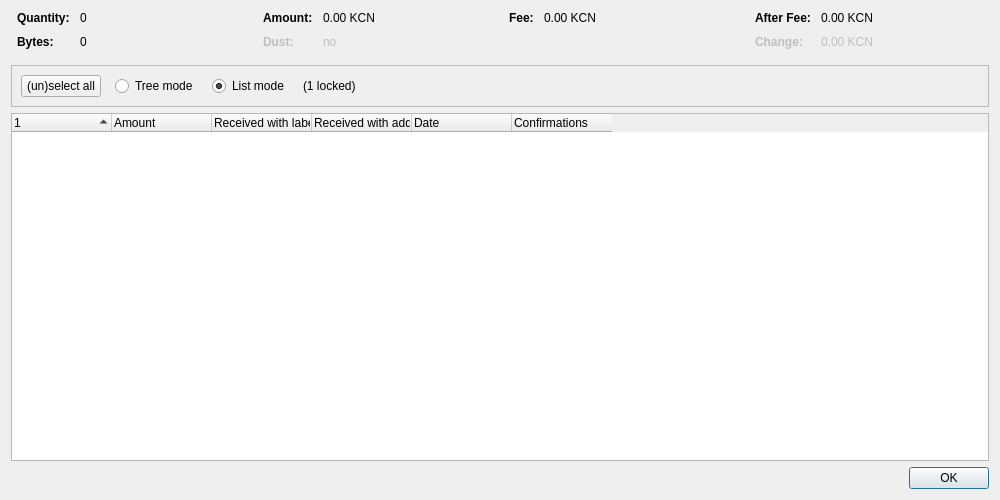
<?xml version="1.0" encoding="UTF-8"?>
<ui version="4.0">
 <class>CoinControlDialog</class>
 <widget class="QDialog" name="CoinControlDialog">
  <property name="geometry">
   <rect>
    <x>0</x>
    <y>0</y>
    <width>1000</width>
    <height>500</height>
   </rect>
  </property>
  <property name="windowTitle">
   <string>Coin Selection</string>
  </property>
  <layout class="QVBoxLayout" name="verticalLayout">
   <item>
    <layout class="QHBoxLayout" name="horizontalLayoutTop" stretch="0,0,0,0">
     <property name="topMargin">
      <number>0</number>
     </property>
     <property name="bottomMargin">
      <number>10</number>
     </property>
     <item>
      <layout class="QFormLayout" name="formLayoutCoinControl1">
       <property name="horizontalSpacing">
        <number>10</number>
       </property>
       <property name="verticalSpacing">
        <number>10</number>
       </property>
       <property name="leftMargin">
        <number>6</number>
       </property>
       <property name="rightMargin">
        <number>6</number>
       </property>
       <item row="0" column="0">
        <widget class="QLabel" name="labelCoinControlQuantityText">
         <property name="font">
          <font>
           <weight>75</weight>
           <bold>true</bold>
          </font>
         </property>
         <property name="text">
          <string>Quantity:</string>
         </property>
        </widget>
       </item>
       <item row="0" column="1">
        <widget class="QLabel" name="labelCoinControlQuantity">
         <property name="cursor">
          <cursorShape>IBeamCursor</cursorShape>
         </property>
         <property name="contextMenuPolicy">
          <enum>Qt::ActionsContextMenu</enum>
         </property>
         <property name="text">
          <string notr="true">0</string>
         </property>
         <property name="textInteractionFlags">
          <set>Qt::LinksAccessibleByMouse|Qt::TextSelectableByKeyboard|Qt::TextSelectableByMouse</set>
         </property>
        </widget>
       </item>
       <item row="1" column="0">
        <widget class="QLabel" name="labelCoinControlBytesText">
         <property name="font">
          <font>
           <weight>75</weight>
           <bold>true</bold>
          </font>
         </property>
         <property name="text">
          <string>Bytes:</string>
         </property>
        </widget>
       </item>
       <item row="1" column="1">
        <widget class="QLabel" name="labelCoinControlBytes">
         <property name="cursor">
          <cursorShape>IBeamCursor</cursorShape>
         </property>
         <property name="contextMenuPolicy">
          <enum>Qt::ActionsContextMenu</enum>
         </property>
         <property name="text">
          <string notr="true">0</string>
         </property>
         <property name="textInteractionFlags">
          <set>Qt::LinksAccessibleByMouse|Qt::TextSelectableByKeyboard|Qt::TextSelectableByMouse</set>
         </property>
        </widget>
       </item>
      </layout>
     </item>
     <item>
      <layout class="QFormLayout" name="formLayoutCoinControl2">
       <property name="horizontalSpacing">
        <number>10</number>
       </property>
       <property name="verticalSpacing">
        <number>10</number>
       </property>
       <property name="leftMargin">
        <number>6</number>
       </property>
       <property name="rightMargin">
        <number>6</number>
       </property>
       <item row="0" column="0">
        <widget class="QLabel" name="labelCoinControlAmountText">
         <property name="font">
          <font>
           <weight>75</weight>
           <bold>true</bold>
          </font>
         </property>
         <property name="text">
          <string>Amount:</string>
         </property>
        </widget>
       </item>
       <item row="0" column="1">
        <widget class="QLabel" name="labelCoinControlAmount">
         <property name="cursor">
          <cursorShape>IBeamCursor</cursorShape>
         </property>
         <property name="contextMenuPolicy">
          <enum>Qt::ActionsContextMenu</enum>
         </property>
         <property name="text">
          <string notr="true">0.00 KCN</string>
         </property>
         <property name="textInteractionFlags">
          <set>Qt::LinksAccessibleByMouse|Qt::TextSelectableByKeyboard|Qt::TextSelectableByMouse</set>
         </property>
        </widget>
       </item>
       <item row="1" column="0">
        <widget class="QLabel" name="labelCoinControlLowOutputText">
         <property name="enabled">
          <bool>false</bool>
         </property>
         <property name="font">
          <font>
           <weight>75</weight>
           <bold>true</bold>
          </font>
         </property>
         <property name="text">
          <string>Dust:</string>
         </property>
        </widget>
       </item>
       <item row="1" column="1">
        <widget class="QLabel" name="labelCoinControlLowOutput">
         <property name="enabled">
          <bool>false</bool>
         </property>
         <property name="cursor">
          <cursorShape>IBeamCursor</cursorShape>
         </property>
         <property name="contextMenuPolicy">
          <enum>Qt::ActionsContextMenu</enum>
         </property>
         <property name="text">
          <string notr="true">no</string>
         </property>
         <property name="textInteractionFlags">
          <set>Qt::LinksAccessibleByMouse|Qt::TextSelectableByKeyboard|Qt::TextSelectableByMouse</set>
         </property>
        </widget>
       </item>
      </layout>
     </item>
     <item>
      <layout class="QFormLayout" name="formLayoutCoinControl3">
       <property name="horizontalSpacing">
        <number>10</number>
       </property>
       <property name="verticalSpacing">
        <number>10</number>
       </property>
       <property name="leftMargin">
        <number>6</number>
       </property>
       <property name="rightMargin">
        <number>6</number>
       </property>
       <item row="0" column="0">
        <widget class="QLabel" name="labelCoinControlFeeText">
         <property name="font">
          <font>
           <weight>75</weight>
           <bold>true</bold>
          </font>
         </property>
         <property name="text">
          <string>Fee:</string>
         </property>
        </widget>
       </item>
       <item row="0" column="1">
        <widget class="QLabel" name="labelCoinControlFee">
         <property name="cursor">
          <cursorShape>IBeamCursor</cursorShape>
         </property>
         <property name="contextMenuPolicy">
          <enum>Qt::ActionsContextMenu</enum>
         </property>
         <property name="text">
          <string notr="true">0.00 KCN</string>
         </property>
         <property name="textInteractionFlags">
          <set>Qt::LinksAccessibleByMouse|Qt::TextSelectableByKeyboard|Qt::TextSelectableByMouse</set>
         </property>
        </widget>
       </item>
      </layout>
     </item>
     <item>
      <layout class="QFormLayout" name="formLayoutCoinControl4">
       <property name="horizontalSpacing">
        <number>10</number>
       </property>
       <property name="verticalSpacing">
        <number>10</number>
       </property>
       <property name="leftMargin">
        <number>6</number>
       </property>
       <property name="rightMargin">
        <number>6</number>
       </property>
       <item row="0" column="0">
        <widget class="QLabel" name="labelCoinControlAfterFeeText">
         <property name="font">
          <font>
           <weight>75</weight>
           <bold>true</bold>
          </font>
         </property>
         <property name="text">
          <string>After Fee:</string>
         </property>
        </widget>
       </item>
       <item row="0" column="1">
        <widget class="QLabel" name="labelCoinControlAfterFee">
         <property name="cursor">
          <cursorShape>IBeamCursor</cursorShape>
         </property>
         <property name="contextMenuPolicy">
          <enum>Qt::ActionsContextMenu</enum>
         </property>
         <property name="text">
          <string notr="true">0.00 KCN</string>
         </property>
         <property name="textInteractionFlags">
          <set>Qt::LinksAccessibleByMouse|Qt::TextSelectableByKeyboard|Qt::TextSelectableByMouse</set>
         </property>
        </widget>
       </item>
       <item row="1" column="0">
        <widget class="QLabel" name="labelCoinControlChangeText">
         <property name="enabled">
          <bool>false</bool>
         </property>
         <property name="font">
          <font>
           <weight>75</weight>
           <bold>true</bold>
          </font>
         </property>
         <property name="text">
          <string>Change:</string>
         </property>
        </widget>
       </item>
       <item row="1" column="1">
        <widget class="QLabel" name="labelCoinControlChange">
         <property name="enabled">
          <bool>false</bool>
         </property>
         <property name="cursor">
          <cursorShape>IBeamCursor</cursorShape>
         </property>
         <property name="contextMenuPolicy">
          <enum>Qt::ActionsContextMenu</enum>
         </property>
         <property name="text">
          <string notr="true">0.00 KCN</string>
         </property>
         <property name="textInteractionFlags">
          <set>Qt::LinksAccessibleByMouse|Qt::TextSelectableByKeyboard|Qt::TextSelectableByMouse</set>
         </property>
        </widget>
       </item>
      </layout>
     </item>
    </layout>
   </item>
   <item>
    <widget class="QFrame" name="frame">
     <property name="minimumSize">
      <size>
       <width>0</width>
       <height>40</height>
      </size>
     </property>
     <property name="frameShape">
      <enum>QFrame::StyledPanel</enum>
     </property>
     <property name="frameShadow">
      <enum>QFrame::Sunken</enum>
     </property>
     <layout class="QHBoxLayout" name="horizontalLayout">
      <item>
       <layout class="QHBoxLayout" name="horizontalLayoutPanel" stretch="0,0,0,0,0">
        <property name="spacing">
         <number>14</number>
        </property>
        <item>
         <widget class="QPushButton" name="pushButtonSelectAll">
          <property name="sizePolicy">
           <sizepolicy hsizetype="Maximum" vsizetype="Fixed">
            <horstretch>0</horstretch>
            <verstretch>0</verstretch>
           </sizepolicy>
          </property>
          <property name="text">
           <string>(un)select all</string>
          </property>
          <property name="autoDefault">
           <bool>false</bool>
          </property>
         </widget>
        </item>
        <item>
         <widget class="QRadioButton" name="radioTreeMode">
          <property name="sizePolicy">
           <sizepolicy hsizetype="Maximum" vsizetype="Fixed">
            <horstretch>0</horstretch>
            <verstretch>0</verstretch>
           </sizepolicy>
          </property>
          <property name="text">
           <string>Tree mode</string>
          </property>
         </widget>
        </item>
        <item>
         <widget class="QRadioButton" name="radioListMode">
          <property name="sizePolicy">
           <sizepolicy hsizetype="Maximum" vsizetype="Fixed">
            <horstretch>0</horstretch>
            <verstretch>0</verstretch>
           </sizepolicy>
          </property>
          <property name="text">
           <string>List mode</string>
          </property>
          <property name="checked">
           <bool>true</bool>
          </property>
         </widget>
        </item>
        <item>
         <widget class="QLabel" name="labelLocked">
          <property name="text">
           <string notr="true">(1 locked)</string>
          </property>
         </widget>
        </item>
        <item>
         <spacer name="horizontalSpacer">
          <property name="orientation">
           <enum>Qt::Horizontal</enum>
          </property>
          <property name="sizeHint" stdset="0">
           <size>
            <width>40</width>
            <height>20</height>
           </size>
          </property>
         </spacer>
        </item>
       </layout>
      </item>
     </layout>
    </widget>
   </item>
   <item>
    <widget class="CoinControlTreeWidget" name="treeWidget">
     <property name="contextMenuPolicy">
      <enum>Qt::CustomContextMenu</enum>
     </property>
     <property name="sortingEnabled">
      <bool>false</bool>
     </property>
     <property name="columnCount">
      <number>6</number>
     </property>
     <attribute name="headerShowSortIndicator" stdset="0">
      <bool>true</bool>
     </attribute>
     <attribute name="headerStretchLastSection">
      <bool>false</bool>
     </attribute>
     <column>
      <property name="text">
       <string/>
      </property>
     </column>
     <column>
      <property name="text">
       <string>Amount</string>
      </property>
     </column>
     <column>
      <property name="text">
       <string>Received with label</string>
      </property>
     </column>
     <column>
      <property name="text">
       <string>Received with address</string>
      </property>
     </column>
     <column>
      <property name="text">
       <string>Date</string>
      </property>
     </column>
     <column>
      <property name="text">
       <string>Confirmations</string>
      </property>
      <property name="toolTip">
       <string>Confirmed</string>
      </property>
     </column>
     <column>
      <property name="text">
       <string/>
      </property>
     </column>
     <column>
      <property name="text">
       <string/>
      </property>
     </column>
     <column>
      <property name="text">
       <string/>
      </property>
     </column>
     <column>
      <property name="text">
       <string/>
      </property>
     </column>
    </widget>
   </item>
   <item>
    <widget class="QDialogButtonBox" name="buttonBox">
     <property name="orientation">
      <enum>Qt::Horizontal</enum>
     </property>
     <property name="standardButtons">
      <set>QDialogButtonBox::Ok</set>
     </property>
    </widget>
   </item>
  </layout>
 </widget>
 <customwidgets>
  <customwidget>
   <class>CoinControlTreeWidget</class>
   <extends>QTreeWidget</extends>
   <header>qt/coincontroltreewidget.h</header>
  </customwidget>
 </customwidgets>
 <resources/>
 <connections/>
</ui>
